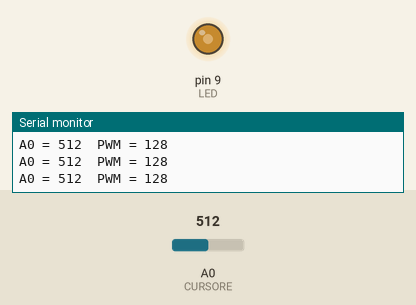
This sketch was run on a simulated Arduino Uno, built with avr-gcc and run on an emulated ATmega328P. Parts: output pins drawn as LEDs (lit = HIGH), the last lines printed to the serial monitor. The test bench sets the inputs (shaded band); at power-on: A0 (CURSORE) = 512.

Above: at 1.2 s.
1.3 s: A0 (CURSORE) set to 716
At 1.8 s:
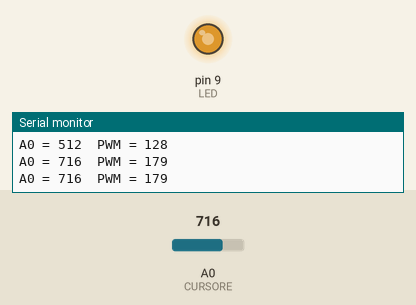
2.9 s: A0 (CURSORE) set to 900
At 4.2 s:
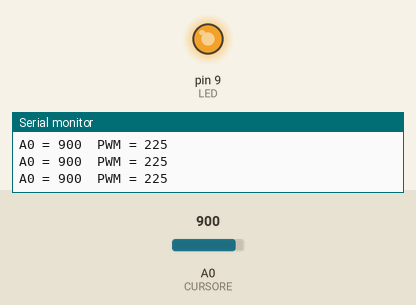
4.5 s: A0 (CURSORE) set to 122
At 5.7 s:
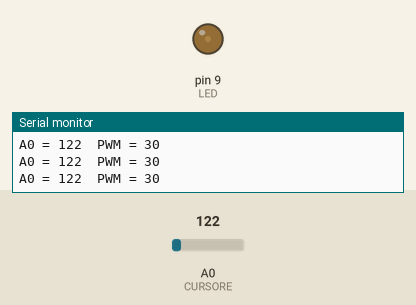
6.1 s: A0 (CURSORE) set to 0
At 7.1 s:
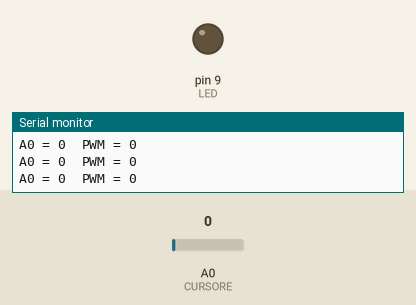
Timing chart, 0 to 8.7 s (numbered marks = the images above; inputs shaded):
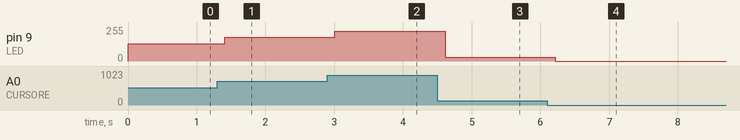

The sketch:

potenziometro.ino
```cpp
// Potenziometro e PWM: la tensione del cursore su A0 regola la luminosità del LED su D9.
const int CURSORE = A0;
const int LED = 9;

void setup() {
  Serial.begin(9600);
}

void loop() {
  int lettura = analogRead(CURSORE);   // da 0 a 1023
  analogWrite(LED, lettura / 4);       // da 0 a 255
  Serial.print("A0 = ");
  Serial.print(lettura);
  Serial.print("  PWM = ");
  Serial.println(lettura / 4);
  delay(200);
}
```

Measured:
- after the input at 1.3 s, pin 9 (LED): 128/255 → 179/255 after 0.10 s
- after the input at 2.9 s, pin 9 (LED): 179/255 → 225/255 after 0.11 s
- after the input at 4.5 s, pin 9 (LED): 225/255 → 30/255 after 0.11 s
- after the input at 6.1 s, pin 9 (LED): 30/255 → 0/255 after 0.12 s
